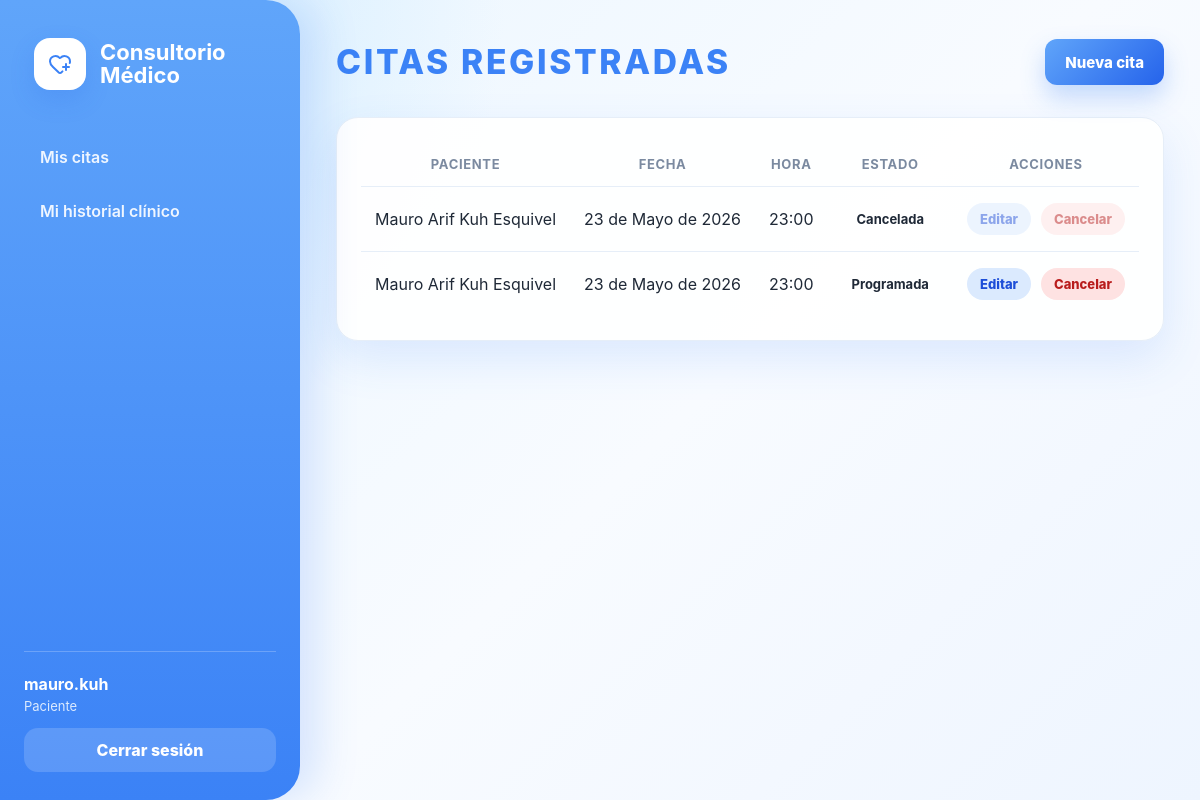
/citas/ (signed in), run on the app's committed database.
### consultorio/models.py (models this page shows, shortened)
class Usuario(AbstractUser):
    ROL_CHOICES = [
        ("MEDICO", "Médico"),
        ("PACIENTE", "Paciente"),
    ]
    rol = models.CharField(max_length=20, choices=ROL_CHOICES, default="PACIENTE")

class Cita(models.Model):
    ESTADOS = [
        ("programada", "Programada"),
        ("cancelada", "Cancelada"),
        ("atendida", "Atendida"),
    ]
    paciente = models.ForeignKey(Paciente, on_delete=models.CASCADE, related_name="citas")
    fecha = models.DateField()
    hora = models.TimeField()
    estado = models.CharField(
        max_length=20,
        choices=ESTADOS,
        default="programada"
    )
    class Meta:
        constraints = [
            models.UniqueConstraint(
                fields=["fecha", "hora"],
                condition=Q(estado="programada"),
                name="unique_cita_programada_por_fecha_hora",
            )
        ]
        ordering = ["fecha", "hora"]

class Paciente(models.Model):
    SEXO_CHOICES = [
    ("H", "Hombre"),
    ("M", "Mujer"),
    ]
    usuario = models.OneToOneField(Usuario, on_delete=models.CASCADE)
    nombre = models.CharField(max_length=120)
    direccion = models.CharField(max_length=200)
    correo = models.EmailField(unique=True)
    telefono = models.CharField(max_length=20)
    edad = models.PositiveIntegerField()
    sexo = models.CharField(max_length=1, choices=SEXO_CHOICES)

### consultorio/views.py (the view)
# urls.py: path("citas/", views.citas_view, name="citas"),
@login_required
def citas_view(request):
    if es_medico(request.user):
        citas = Cita.objects.select_related("paciente").all()
    else:
        paciente = obtener_paciente_usuario(request.user)
        citas = Cita.objects.select_related("paciente").filter(paciente=paciente)
    return render(request, "VistaCitas.html", {
        "citas": citas,
        "es_medico": es_medico(request.user),
    })

### consultorio/views.py (called while the page is built)
def es_medico(user):
    return user.is_staff or user.is_superuser or getattr(user, "rol", "") == "MEDICO"

def obtener_paciente_usuario(user):
    return get_object_or_404(Paciente, usuario=user)

### consultorio/templates/VistaCitas.html (shortened to what this page needs)
{% extends 'Base.html' %}
{% block content %}
<header class="page-header row">
  <div>
    <h1>Citas registradas</h1>
  </div>
  <a href="{% url 'crear_cita' %}" class="btn primary">Nueva cita</a>
</header>
<section class="content-card">
  <table>
    <thead>
      <tr>
        <th>Paciente</th>
        <th>Fecha</th>
        <th>Hora</th>
        <th>Estado</th>
        <th>Acciones</th>
      </tr>
    </thead>
    <tbody>
      {% for cita in citas %}
      <tr>
        <td>{{ cita.paciente.nombre }}</td>
        <td>{{ cita.fecha }}</td>
        <td>{{ cita.hora }}</td>
        <td><span class="badge">{{ cita.get_estado_display }}</span></td>
        <td class="actions">
        {% if cita.estado == "programada" %}
          <a
            href="{% url 'editar_cita' cita.id %}"
            class="action-btn edit-btn"
          >
            Editar
          </a>
        {% else %}
          <button
            type="button"
            class="action-btn edit-btn disabled-btn"
            disabled
            title="No se puede editar una cita cancelada o atendida."
          >
            Editar
          </button>
        {% endif %}
        {% if cita.estado == "programada" %}
          <form
            method="post"
            action="{% url 'eliminar_cita' cita.id %}"
            onsubmit="return confirm('¿Seguro que deseas cancelar esta cita?');"
            class="inline-form"
          >
            <button type="submit" class="action-btn delete-btn">
              Cancelar
            </button>
          </form>
        {% else %}
          <button
            type="button"
            class="action-btn delete-btn disabled-btn"
            disabled
            title="La cita ya no puede cancelarse."
          >
            Cancelar
          </button>
        {% endif %}
      </td>
      </tr>
      {% empty %}
      <tr>
        <td colspan="6" class="empty">No hay citas registradas.</td>
      </tr>
      {% endfor %}
    </tbody>
  </table>
</section>
{% endblock %}

### consultorio/templates/Base.html (shortened to what this page needs)
{% load static %}
<!doctype html>
<html lang="es">
  <head>
    <link rel="stylesheet" href="{% static 'consultorio/styles.css' %}" />
  </head>
  <body>
    <div class="app-layout">
      <aside class="sidebar">
        <a href="{% url 'dashboard' %}" class="brand">
          <span class="brand-icon">
            </span>
          <span>
            <strong>Consultorio Médico</strong>
          </span>
        </a>
        <nav class="nav-menu">
          {% if request.user.is_staff or request.user.is_superuser %}
            <a href="{% url 'pacientes' %}">Pacientes</a>
            <a href="{% url 'citas' %}">Citas</a>
            <a href="{% url 'historial' %}">Historial clínico</a>
            <a href="{% url 'reportes' %}">Reportes</a>
          {% else %}
            <a href="{% url 'citas' %}">Mis citas</a>
            <a href="{% url 'historial' %}">Mi historial clínico</a>
          {% endif %}
        </nav>
        <div class="sidebar-footer">
          <div class="user-summary">
            <strong>{{ request.user.username }}</strong>
            {% if request.user.is_staff or request.user.is_superuser %}
              <span>Médico / Administrador</span>
            {% else %}
              <span>Paciente</span>
            {% endif %}
          </div>
          <form method="post" action="{% url 'logout' %}" class="logout-form">
            <button type="submit" class="logout-btn">Cerrar sesión</button>
          </form>
        </div>
      </aside>
      <main class="main-content">
        {% block content %}{% endblock %}
      </main>
    </div>
  </body>
</html>

### data on the page
Usuario: user.username "mauro.kuh"
Cita: paciente.nombre "Mauro Arif Kuh Esquivel", fecha "23 de Mayo de 2026", hora "23:00", estado "Cancelada", shows "Editar", shows "Cancelar"
Cita: paciente.nombre "Mauro Arif Kuh Esquivel", fecha "23 de Mayo de 2026", hora "23:00", estado "Programada", shows "Editar", shows "Cancelar"
